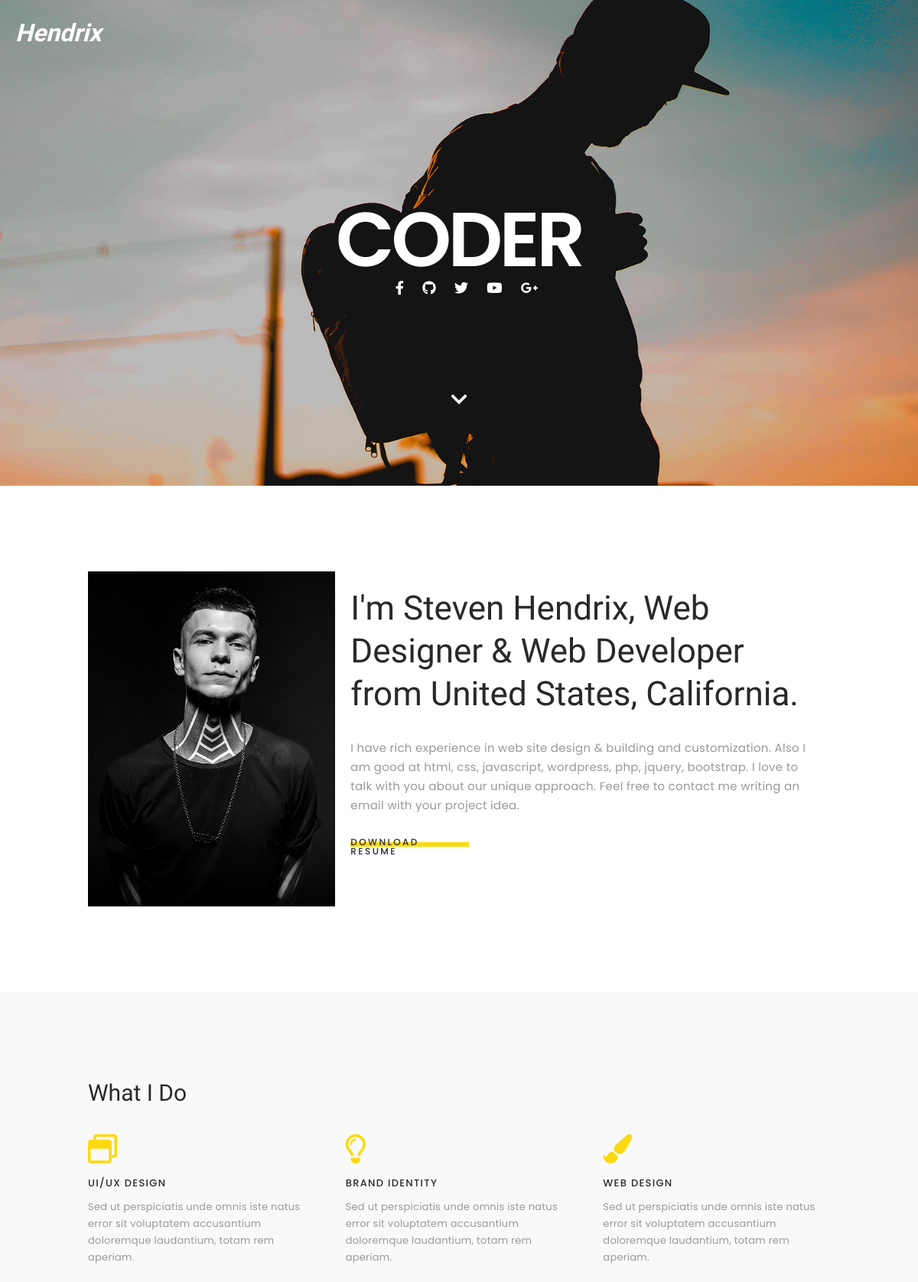
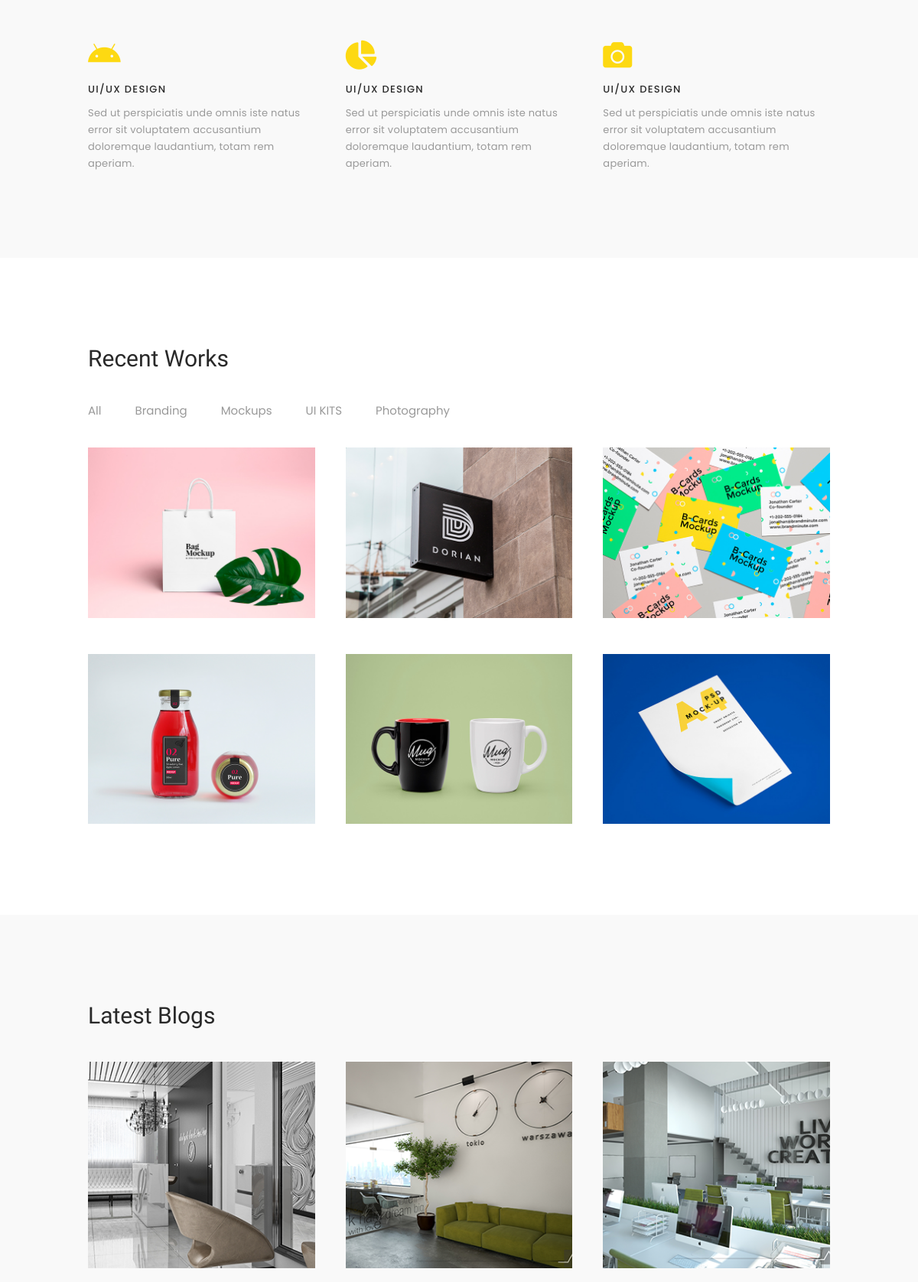
The page / (upper part) on the database its author committed (2 pictures, top to bottom).
### app/models.py (models this page shows)
class About(db.Model):
    id = db.Column(db.Integer, primary_key=True)
    about_title = db.Column(db.String(80), nullable=False)
    about_img = db.Column(db.String(50), nullable=False)
    about_content = db.Column(db.Text, nullable=False)
    about_date = db.Column(db.DateTime)

class Skill(db.Model):
    id = db.Column(db.Integer, primary_key=True)
    skill_title = db.Column(db.String(50), nullable=False)
    skill_content = db.Column(db.Text, nullable=False)
    skill_icon = db.Column(db.String(50), nullable=False)
    skill_date = db.Column(db.DateTime)
    skill_status = db.Column(db.String(10), nullable=False)

class Category(db.Model):
    id = db.Column(db.Integer, primary_key=True)
    category_data = db.Column(db.String(30), nullable=False)
    category_name = db.Column(db.String(30), unique=True, nullable=False)
    category_all = db.Column(db.String(30),nullable=False)
    works = db.relationship('Works', backref='workCat', lazy=True)

class Works(db.Model):
    id = db.Column(db.Integer, primary_key=True)
    work_title = db.Column(db.String(80), nullable=False)
    work_img = db.Column(db.String(50), nullable=False)
    work_class = db.Column(db.String(20), nullable=False)
    work_data = db.Column(db.String(20), nullable=False)
    work_content = db.Column(db.Text, nullable=False)
    work_brand = db.Column(db.String(50), nullable=False)
    work_status = db.Column(db.String(10), nullable=False)
    work_date = db.Column(db.DateTime)
    categoryId = db.Column(db.Integer, db.ForeignKey('category.id'), nullable=False)

class Blog(db.Model):
    id = db.Column(db.Integer, primary_key=True)
    blog_title = db.Column(db.String(80), nullable=False)
    blog_img = db.Column(db.String(50), nullable=False)
    blog_content = db.Column(db.Text, nullable=False)
    blog_author = db.Column(db.String(50), nullable=False)
    blog_date = db.Column(db.DateTime)
    blog_status = db.Column(db.String(10), nullable=False)
    blog_info = db.Column(db.String)

### app/routes.py (the view, shortened to what this page needs)
@app.route("/", methods=['GET', 'POST'])
def home():
    about = About.query.all()
    skill = Skill.query.all()
    blog = Blog.query.limit(3).all()
    category = Category.query.all()
    work = Works.query.all()
    return render_template ('index.html', aboutList=about,skillList = skill, blogList = blog, categoryList = category, workList = work)

### app/templates/index.html (shortened to what this page needs)
<!DOCTYPE html>
<html lang="en">
<head>
    <link rel="stylesheet" href="../static/css/style.css">
    <link rel="stylesheet" href="https://cdnjs.cloudflare.com/ajax/libs/font-awesome/5.15.1/css/all.min.css">
</head>
<body>
    <header id = 'header'>
        <div class="nav" id="nav">
            <div class="navBar">
                <div class="navBarLeft">
                    <a href="#header" class="logo">Hendrix</a>
                </div>
            </div>
        </div>
        <div class="content">
            <div class="content_items">
                <div class="hobbi_list">
                    <span class ='hobbi'></span>
                </div>
                <div class="media">
                    <a href="www.facebook.com">
                        <i class="fab fa-facebook-f"></i>
                    </a>
                    <a href="www.github.com">
                        <i class="fab fa-github"></i>
                    </a>
                    <a href="www.twiter.com">
                        <i class="fab fa-twitter"></i>
                    </a>
                    <a href="www.youtube.com">
                        <i class="fab fa-youtube"></i>
                    </a>
                    <a href="www.googleplus.com">
                        <i class="fab fa-google-plus-g"></i>
                    </a>
                </div>
            </div>
        </div>
        <div class="arrow">
            <a href="#about" class='smoothScroll'>
                <i class="fas fa-chevron-down"></i>
            </a>
        </div>
    </header>
    <section id = "about">
        <div class="container">
            <div class="row">
                {% for about in aboutList %}
                <div class="column1">
                    <img src="{{about.about_img}}" alt="">
                </div>
                <div class="column2">
                    <div class="column2-text">
                        <h1>{{about.about_title}}
                        </h1>
                        <p>
                            {{about.about_content}}
                        </p>
                        <div class="btn">
                            <a href="My resume">
                                Download resume
                            </a>
                        </div>
                    </div>
                </div>
                {% endfor %}
            </div>
        </div>
    </section>
    <section id = 'whatido'>
        <div class="container">
            <div class="row">
                <div class="title">
                    <span>What I Do </span>
                </div>
            </div>
            <div class="ability">
                {% for skill in skillList %}
                    <div class="skill1">
                        <div class="items1">
                            <div class="icon1">
                                <i class="{{skill.skill_icon}}"></i>
                            </div>
                            <div class="name1">
                                {{skill.skill_title}}
                            </div>
                            <p class="text1">
                                {{skill.skill_content}}
                            </p>
                        </div>
                    </div>
                {% endfor %}
            </div>
        </div>
    </section>
    <section id = 'works'>
        <div class="container">
            <div class="row">
                <div class="title">
                    <span>Recent Works</span>
                </div>
                <div class="allFilters">
                    {% for category in categoryList %}
                    <div class="filter1 {{category.category_all}}" data-filter="{{category.category_data}}">{{category.category_name}}</div>
                    {% endfor %}
                </div>
                <div class="work_items">
                    {% for work in workList %}
                    <div class="works {{work.work_class}}">
                        <a href="#nav" id="open_modal" data-modal="{{work.work_data}}">
                            <img src="{{work.work_img}}" alt="">
                        </a>
                    </div>
                    {% endfor %}
                </div>
            </div>
        </div>
    </section>
    <section id='blog'>
        <div class="container">
            <div class="title">Latest Blogs</div>
            <div class="blog_examples">
                {% for blog in blogList %}
                <div class="blog1">
                    <div class="blogphoto">
                        <img src="{{blog.blog_img}}" alt="">
                    </div>
                    <br>
                    <br>
                </div>
                {% endfor %}
            </div>
        </div>
    </section>
</body>
</html>

### rows shown on the page
About: about_img (picture), about_title "I'm Steven Hendrix, Web Designer & Web Developer from United States, California.", about_content "I have rich experience in web site design & building and customization. Also I am good at html, css, javascript, wordpress, php, jquery, bootstrap. I love to talk with you about our unique approach. Feel free to contact me writing an email with your project idea."
Skill: skill_title "UI/UX DESIGN", skill_content "Sed ut perspiciatis unde omnis iste natus error sit voluptatem accusantium doloremque laudantium, totam rem aperiam."
Skill: skill_title "BRAND IDENTITY", skill_content "Sed ut perspiciatis unde omnis iste natus error sit voluptatem accusantium doloremque laudantium, totam rem aperiam."
Skill: skill_title "WEB DESIGN", skill_content "Sed ut perspiciatis unde omnis iste natus error sit voluptatem accusantium doloremque laudantium, totam rem aperiam."
Skill: skill_title "UI/UX DESIGN", skill_content "Sed ut perspiciatis unde omnis iste natus error sit voluptatem accusantium doloremque laudantium, totam rem aperiam."
Skill: skill_title "UI/UX DESIGN", skill_content "Sed ut perspiciatis unde omnis iste natus error sit voluptatem accusantium doloremque laudantium, totam rem aperiam."
Skill: skill_title "UI/UX DESIGN", skill_content "Sed ut perspiciatis unde omnis iste natus error sit voluptatem accusantium doloremque laudantium, totam rem aperiam."
Category: category_name "All"
Category: category_name "Branding"
Category: category_name "Mockups"
Category: category_name "UI KITS"
Category: category_name "Photography"
Works: work_img (picture)
Works: work_img (picture)
Works: work_img (picture)
Works: work_img (picture)
Works: work_img (picture)
Works: work_img (picture)
Blog: blog_img (picture)
Blog: blog_img (picture)
Blog: blog_img (picture)
